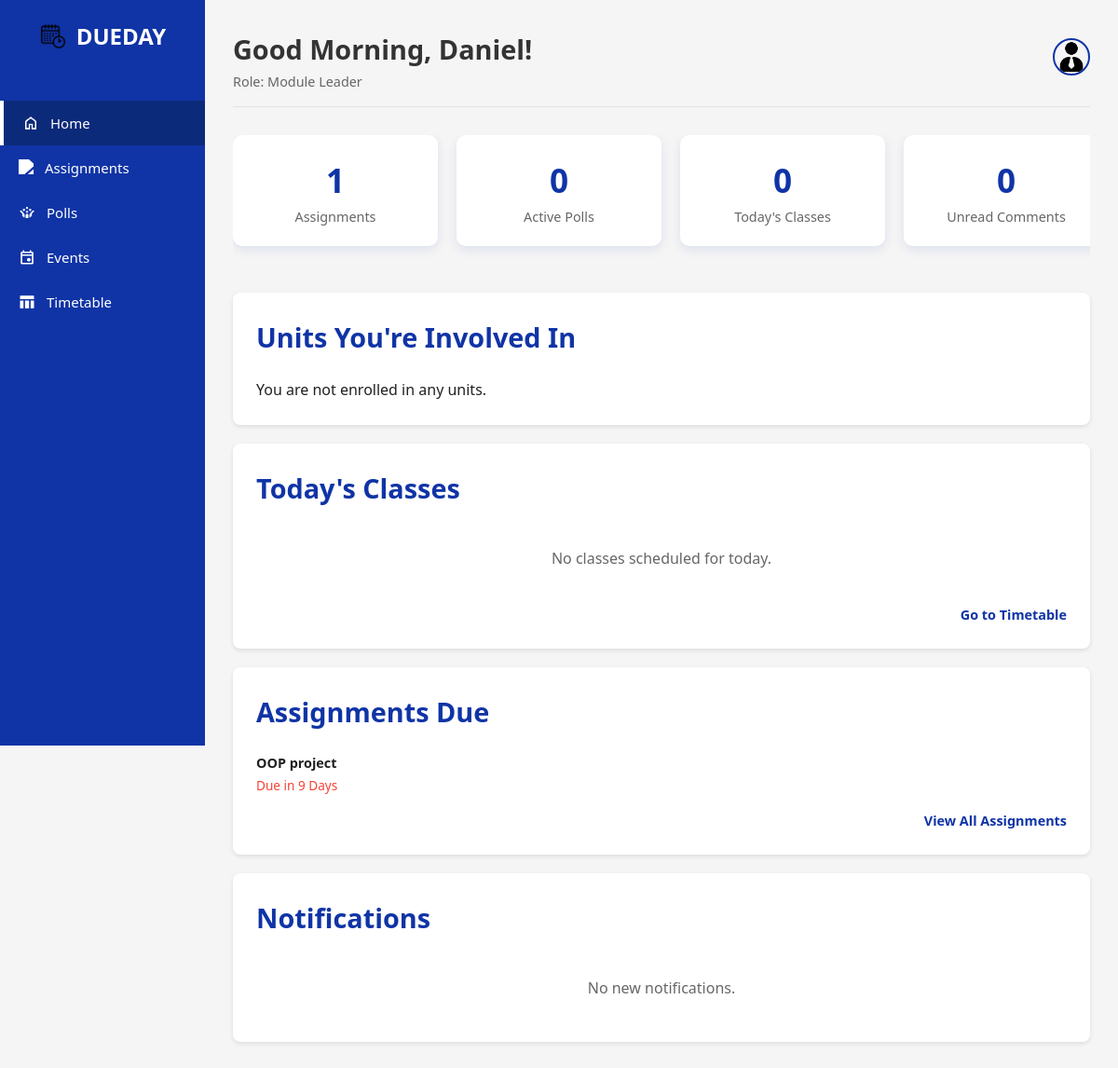
/home.php (signed in), run on an earlier commit of the app's database.
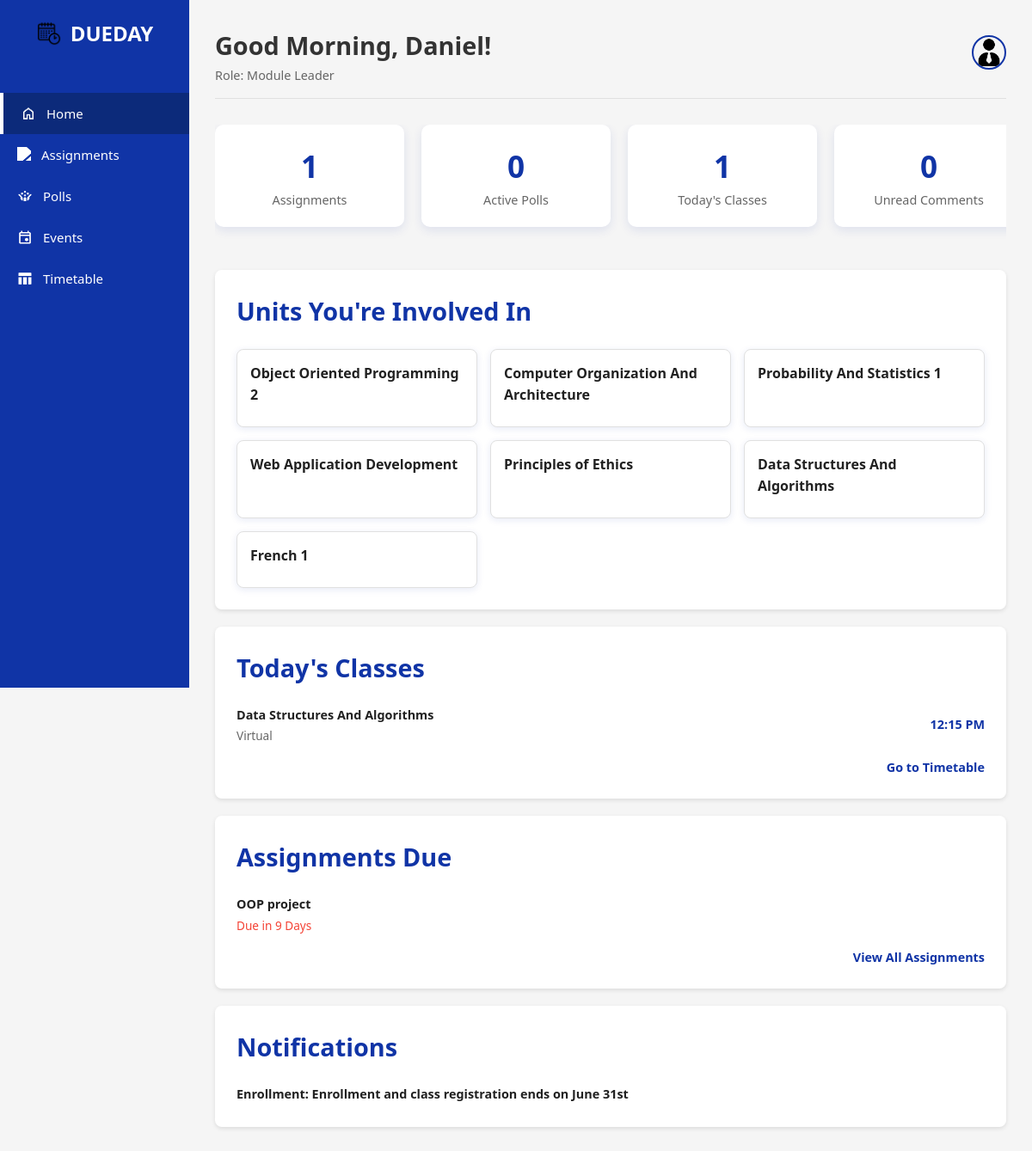
And on a later commit of the database.
### tables this page shows
CREATE TABLE `assignments` (
  `Assignment_ID` int(11) NOT NULL,
  `Assignment_Creator_ID` int(11) NOT NULL,
  `Class_ID` int(11) DEFAULT NULL,
  `Assignment_Title` varchar(100) NOT NULL,
  `Assignment_Description` text DEFAULT NULL,
  `Assignment_DueDate` datetime NOT NULL,
  `Assignment_Marks` int(11) DEFAULT NULL,
  `Assignment_Instructions` text DEFAULT NULL
);

CREATE TABLE `classes` (
  `Class_ID` int(11) NOT NULL,
  `Class_Name` varchar(100) NOT NULL
);

CREATE TABLE `class_schedule` (
  `Entry_ID` int(11) NOT NULL,
  `Class_ID` int(11) NOT NULL,
  `Venue_ID` int(11) NOT NULL,
  `Day_Of_Week` int(11) NOT NULL,
  `Start_Time` time NOT NULL,
  `End_Time` time NOT NULL
);

CREATE TABLE `venues` (
  `Venue_ID` int(11) NOT NULL,
  `Venue_Name` varchar(100) NOT NULL
);

CREATE TABLE `notifications` (
  `Notification_ID` int(11) NOT NULL,
  `Notification_Content` text NOT NULL,
  `Notification_Date` datetime NOT NULL
);

### home.php (the view, shortened to what the changed rows need)
<?php
require_once 'templates/header.php';
?>
<?php
$todays_day_of_week = date('w') + 1;
$current_time = date('H:i:s');
$stmt_class_count = $conn->prepare(
    "SELECT COUNT(DISTINCT uc.Class_ID) as count
     FROM user_classes uc
     JOIN class_schedule cs ON uc.Class_ID = cs.Class_ID
     WHERE uc.User_ID = ? AND cs.Day_Of_Week = ? AND cs.End_Time > ?"
);
$stmt_class_count->bind_param("iis", $user_id, $todays_day_of_week, $current_time);
$stmt_class_count->execute();
$class_count = $stmt_class_count->get_result()->fetch_assoc()['count'];
$units_with_status_sql = "SELECT c.Class_ID, c.Class_Name, (SELECT COUNT(*) FROM Assignments a WHERE a.Class_ID = c.Class_ID AND a.Assignment_DueDate >= NOW()) as pending_assignments, (SELECT COUNT(*) FROM Polls p WHERE p.Class_ID = c.Class_ID AND p.Expires_At >= NOW()) as active_polls FROM Classes c JOIN User_Classes uc ON c.Class_ID = uc.Class_ID WHERE uc.User_ID = ?";
$stmt_units = $conn->prepare($units_with_status_sql);
$stmt_units->bind_param("i", $user_id);
$stmt_units->execute();
$user_units = $stmt_units->get_result()->fetch_all(MYSQLI_ASSOC);
$todays_classes_sql = "SELECT cs.Start_Time, cs.End_Time, c.Class_Name, v.Venue_Name
                       FROM Class_Schedule cs
                       JOIN Classes c ON cs.Class_ID = c.Class_ID
                       JOIN Venues v ON cs.Venue_ID = v.Venue_ID
                       JOIN User_Classes uc ON c.Class_ID = uc.Class_ID
                       WHERE uc.User_ID = ? AND cs.Day_Of_Week = ? AND cs.End_Time > ?
                       ORDER BY cs.Start_Time ASC";
$stmt_today = $conn->prepare($todays_classes_sql);
$stmt_today->bind_param("iis", $user_id, $todays_day_of_week, $current_time);
$stmt_today->execute();
$todays_classes = $stmt_today->get_result()->fetch_all(MYSQLI_ASSOC);
function format_due_date(string $due_date_str): string {
    $due = new DateTime($due_date_str); $now = new DateTime(); $diff = $now->diff($due);
    $days = $diff->days;
    return "Due in {$days} Days";
}
$assignments_due = $conn->query("SELECT Assignment_Title, Assignment_DueDate FROM Assignments WHERE Assignment_DueDate >= NOW() ORDER BY Assignment_DueDate ASC LIMIT 3")->fetch_all(MYSQLI_ASSOC);
$stmt_notifications = $conn->prepare("SELECT Notification_Content FROM Notifications n JOIN Notification_User nu ON n.Notification_ID = nu.Notification_ID WHERE nu.User_ID = ? ORDER BY n.Notification_Date DESC LIMIT 3");
$stmt_notifications->bind_param("i", $user_id);
$stmt_notifications->execute();
$notifications = $stmt_notifications->get_result()->fetch_all(MYSQLI_ASSOC);
?>
<div class="dashboard-overview">
    <div class="stat-card"> <div class="stat-value"><?php echo $class_count; ?></div> <div class="stat-label">Today's Classes</div> </div>
</div>
<div class="widgets-container">
    <div class="card widget-card">
        <h2 class="section-title">Units You're Involved In</h2>
        <div class="units-grid">
            <?php if(empty($user_units)): ?><p>You are not enrolled in any units.</p><?php else: ?>
                <?php foreach($user_units as $unit): ?>
                    <div class="unit-card">
                        <div class="unit-name"><?php echo htmlspecialchars($unit['Class_Name']); ?></div>
                    </div>
                <?php endforeach; ?>
            <?php endif; ?>
        </div>
    </div>
    <div class="card list-widget">
        <h2 class="section-title">Today's Classes</h2>
        <?php if(empty($todays_classes)): ?><p class="widget-empty-msg">No classes scheduled for today.</p><?php else: ?>
            <ul class="widget-list">
                <?php foreach($todays_classes as $class): ?>
                <li class="widget-list-item">
                    <div class="item-content">
                        <span class="item-title"><?php echo htmlspecialchars($class['Class_Name']); ?></span>
                        <span class="item-meta"><?php echo htmlspecialchars($class['Venue_Name']); ?></span>
                    </div>
                    <span class="item-time"><?php echo date('h:i A', strtotime($class['Start_Time'])); ?></span>
                </li>
                <?php endforeach; ?>
            </ul>
        <?php endif; ?>
        <a href="timetable.php" class="list-widget-link">Go to Timetable</a>
    </div>
    <div class="card list-widget">
        <h2 class="section-title">Assignments Due</h2>
        <?php if(empty($assignments_due)): ?><p class="widget-empty-msg">No upcoming assignments.</p><?php else: ?>
            <ul class="widget-list">
                <?php foreach($assignments_due as $assignment): ?>
                <li class="widget-list-item">
                    <div class="item-content">
                        <span class="item-title"><?php echo htmlspecialchars($assignment['Assignment_Title']); ?></span>
                        <span class="item-meta status-due"><?php echo format_due_date($assignment['Assignment_DueDate']); ?></span>
                    </div>
                </li>
                <?php endforeach; ?>
            </ul>
        <?php endif; ?>
    </div>
    <div class="card list-widget">
        <h2 class="section-title">Notifications</h2>
        <?php if(empty($notifications)): ?><p class="widget-empty-msg">No new notifications.</p><?php else: ?>
            <ul class="widget-list">
                <?php foreach($notifications as $notification): ?>
                <li class="widget-list-item">
                    <div class="item-content">
                        <span class="item-title"><?php echo htmlspecialchars($notification['Notification_Content']); ?></span>
                    </div>
                </li>
                <?php endforeach; ?>
            </ul>
        <?php endif; ?>
    </div>
</div>
<?php
require_once 'templates/footer.php';
?>

What changed in the data, as far as the page shows it:
added classes: Class_Name "Object Oriented Programming 2"
added classes: Class_Name "Computer Organization And Architecture"
added classes: Class_Name "Probability And Statistics 1"
added classes: Class_Name "Web Application Development"
added classes: Class_Name "Principles of Ethics"
added classes: Class_Name "Data Structures And Algorithms"
added classes: Class_Name "French 1"
added class_schedule: Class_ID.Class_Name "Data Structures And Algorithms", Venue_ID.Venue_Name "Virtual", Start_Time "12:15 PM"
added notifications: Notification_Content "Enrollment: Enrollment and class registration ends on June 31st"
Also different on the page:
$class_count: "0" → "1"
text no longer shown: "You are not enrolled in any units. No classes scheduled for today. No new notifications."
